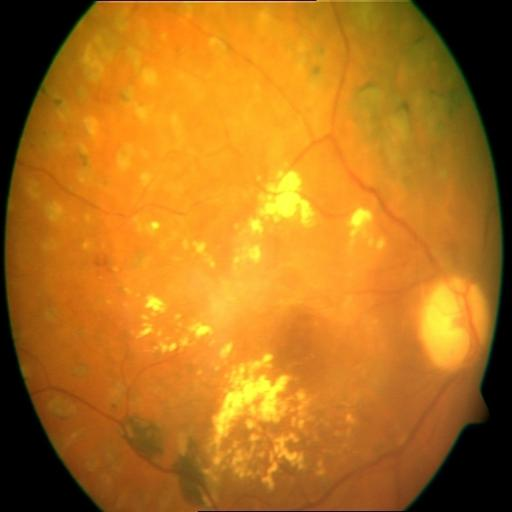
#> input picture data/rfmid/201.jpg, 512 x 512 px
$ python -i gate.py   (imports and definitions only)   (older library calls are emulated)
#> lines starting #> are read from the running program, lines starting #| are printed output that depends on the picture; after the words box and inside, x2 and y2 are one past the last pixel; in counts of white or black regions, pixels touching at a corner belong together
"""
Quality Gate for Fundus Photography.
Evaluates image gradability prior to downstream deep learning / quantum analysis.

Safety Invariant:
An ungradable image must NEVER produce a reassuring "No DR" result.
Rejected images must immediately return 'Ungradable -> Recapture'.
"""

from dataclasses import dataclass, field
from typing import Dict, Any, Union, Optional
import numpy as np
import cv2
from PIL import Image


@dataclass
class QualityResult:
    is_gradable: bool
    rejection_code: Optional[str] = None
    reason: str = "Image passed all quality gate criteria."
    recommendation: str = "PROCEED_TO_GRADING"
    metrics: Dict[str, float] = field(default_factory=dict)

    def to_dict(self) -> Dict[str, Any]:
        return {
            "is_gradable": self.is_gradable,
            "rejection_code": self.rejection_code,
            "reason": self.reason,
            "recommendation": self.recommendation,
            "metrics": self.metrics,
        }


class QualityGate:
    """
    Quality gate that rejects blurred, underexposed, overexposed,
    artefact-ridden, or insufficient-retina fundus photographs.
    """

    def __init__(
        self,
        min_laplacian_var: float = 80.0,
        min_mean_brightness: float = 25.0,
        max_mean_brightness: float = 220.0,
        min_contrast_std: float = 15.0,
        min_retina_area_ratio: float = 0.55,
        max_saturated_fraction: float = 0.15,
    ):
        self.min_laplacian_var = float(min_laplacian_var)
        self.min_mean_brightness = float(min_mean_brightness)
        self.max_mean_brightness = float(max_mean_brightness)
        self.min_contrast_std = float(min_contrast_std)
        self.min_retina_area_ratio = float(min_retina_area_ratio)
        self.max_saturated_fraction = float(max_saturated_fraction)

    def _to_numpy_rgb(self, image: Union[str, np.ndarray, Image.Image]) -> np.ndarray:
        if isinstance(image, str):
            img = cv2.imread(image)
            if img is None:
                raise FileNotFoundError(f"Could not load image from path: {image}")
            return cv2.cvtColor(img, cv2.COLOR_BGR2RGB)
        elif isinstance(image, Image.Image):
            return np.array(image.convert("RGB"))
        elif isinstance(image, np.ndarray):
            if image.ndim == 2:
                return cv2.cvtColor(image, cv2.COLOR_GRAY2RGB)
            elif image.ndim == 3 and image.shape[2] == 3:
                return image
            elif image.ndim == 3 and image.shape[2] == 4:
                return cv2.cvtColor(image, cv2.COLOR_RGBA2RGB)
            else:
                raise ValueError(f"Unsupported image array shape: {image.shape}")
        else:
            raise TypeError(f"Unsupported image type: {type(image)}")

    def assess(self, image_input: Union[str, np.ndarray, Image.Image]) -> QualityResult:
        """
        Runs quality heuristics:
        1. Mean brightness & standard deviation (exposure / contrast).
        2. Saturation fraction (flash flare / white blown out pixels).
        3. Laplacian variance (motion blur / defocus).
        4. Retinal area ratio (percentage of image containing valid fundus tissue).
        """
        img_rgb = self._to_numpy_rgb(image_input)
        h, w, _ = img_rgb.shape
#> h = 512; w = 512

        if h < 64 or w < 64:
            return QualityResult(
                is_gradable=False,
                rejection_code="UNGRA_DIMENSIONS_TOO_SMALL",
                reason=f"Image resolution {w}x{h} is below minimum diagnostic threshold (64x64).",
                recommendation="RECAPTURE",
                metrics={"height": float(h), "width": float(w)},
            )

        # Convert to grayscale
        gray = cv2.cvtColor(img_rgb, cv2.COLOR_RGB2GRAY)
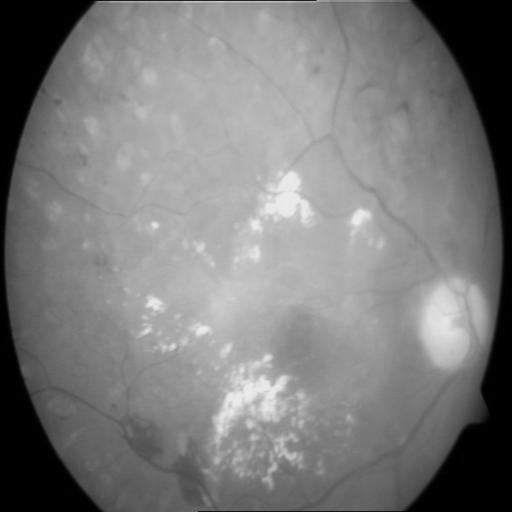
#> gray: shape (512, 512); min 0, max 235, mean 123.4

        # 1. Segment retinal tissue from black camera margins (> 15)
        retina_mask = gray > 15
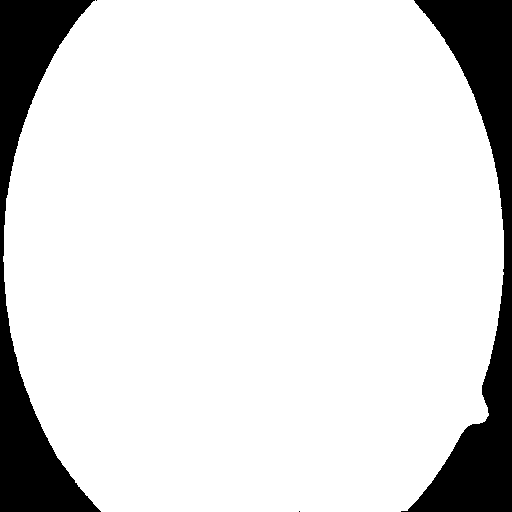
#> retina_mask: shape (512, 512) bool; 86.7% white; 4 black regions (2 under 20 px), largest, box (x1, y1, x2, y2) and area: (401, 0, 512, 512) 18375, (0, 0, 101, 512) 16408
        retina_area = float(np.sum(retina_mask))
#> retina_area = 227359
        total_area = float(h * w)
#> total_area = 262144
        retina_ratio = retina_area / total_area
#> retina_ratio = 0.867

        # If zero retinal tissue is detected, image is completely dark / blank
        if retina_area == 0:
            return QualityResult(
                is_gradable=False,
                rejection_code="UNGRA_TOO_DARK",
                reason="No retinal illumination detected. Image is completely underexposed or black.",
                recommendation="RECAPTURE",
                metrics={"mean_brightness": 0.0, "retina_area_ratio": 0.0},
            )

        # 2. Exposure & brightness evaluation on retinal tissue
        valid_pixels = gray[retina_mask]
        mean_retina = float(np.mean(valid_pixels))
#> mean_retina = 142.2
        std_retina = float(np.std(valid_pixels))
#> std_retina = 36.43

        if mean_retina < self.min_mean_brightness:
            return QualityResult(
                is_gradable=False,
                rejection_code="UNGRA_TOO_DARK",
                reason=f"Fundus photograph is severely underexposed (retinal brightness {mean_retina:.1f} < {self.min_mean_brightness:.1f}). Retinal structures are unobservable.",
                recommendation="RECAPTURE",
                metrics={"mean_brightness": mean_retina, "std_contrast": std_retina, "retina_area_ratio": retina_ratio},
            )

        if mean_retina > self.max_mean_brightness:
            return QualityResult(
                is_gradable=False,
                rejection_code="UNGRA_TOO_BRIGHT",
                reason=f"Fundus photograph is severely overexposed (retinal brightness {mean_retina:.1f} > {self.max_mean_brightness:.1f}). Sensor wash-out detected.",
                recommendation="RECAPTURE",
                metrics={"mean_brightness": mean_retina, "std_contrast": std_retina, "retina_area_ratio": retina_ratio},
            )

        # 3. Retinal area ratio check (field-of-view completeness)
        if retina_ratio < self.min_retina_area_ratio:
            return QualityResult(
                is_gradable=False,
                rejection_code="UNGRA_TOO_LITTLE_RETINA",
                reason=f"Insufficient retinal field visible ({retina_ratio*100:.1f}% < {self.min_retina_area_ratio*100:.1f}%). Retinal disc is clipped or obscured.",
                recommendation="RECAPTURE",
                metrics={"retina_area_ratio": retina_ratio, "mean_brightness": mean_retina},
            )

        # 4. Contrast dynamic range on retinal tissue
        if std_retina < self.min_contrast_std:
            return QualityResult(
                is_gradable=False,
                rejection_code="UNGRA_LOW_CONTRAST",
                reason=f"Image lacks sufficient diagnostic contrast (std dev {std_retina:.1f} < {self.min_contrast_std:.1f}).",
                recommendation="RECAPTURE",
                metrics={"mean_brightness": mean_retina, "std_contrast": std_retina, "retina_area_ratio": retina_ratio},
            )

        # 5. Glare and saturation check (saturated white pixels >= 250)
        saturated_pixels = np.sum(gray >= 250)
#> saturated_pixels = 0
        saturated_fraction = float(saturated_pixels / (h * w))
#> saturated_fraction = 0
        if saturated_fraction > self.max_saturated_fraction:
            return QualityResult(
                is_gradable=False,
                rejection_code="UNGRA_FLASH_ARTEFACT",
                reason=f"Severe flash glare or optical artefact detected ({saturated_fraction*100:.1f}% saturated pixels > {self.max_saturated_fraction*100:.1f}%).",
                recommendation="RECAPTURE",
                metrics={"saturated_fraction": saturated_fraction, "retina_area_ratio": retina_ratio},
            )

        # 4. Blur estimation via Laplacian variance on valid retinal region
        # Mask out outer black border so border edges don't falsely inflate sharpness
        laplacian = cv2.Laplacian(gray, cv2.CV_64F)
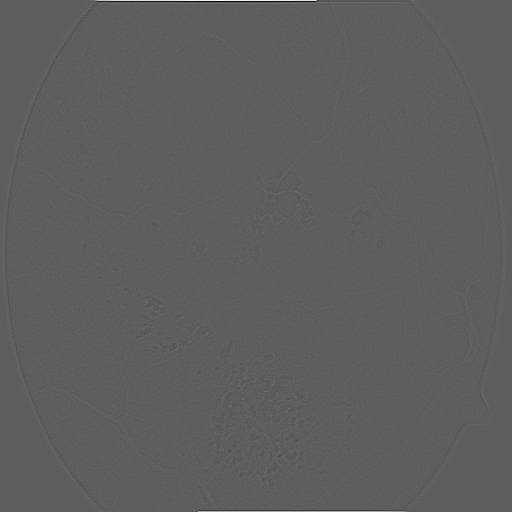
#> laplacian: shape (512, 512) float64; min -200, max 341, mean 0.2; drawn with min black and max white
        valid_laplacian = laplacian[retina_mask]
        laplacian_var = float(np.var(valid_laplacian)) if len(valid_laplacian) > 0 else float(np.var(laplacian))
#> laplacian_var = 146.2

        if laplacian_var < self.min_laplacian_var:
            return QualityResult(
                is_gradable=False,
                rejection_code="UNGRA_BLURRED",
                reason=f"Image failed sharpness check (Laplacian variance {laplacian_var:.1f} < {self.min_laplacian_var:.1f}). Defocus or motion blur obscures microaneurysms.",
                recommendation="RECAPTURE",
                metrics={
                    "laplacian_var": laplacian_var,
                    "mean_brightness": mean_retina,
                    "std_contrast": std_retina,
                    "retina_area_ratio": retina_ratio,
                    "saturated_fraction": saturated_fraction,
                },
            )

        # Passed all checks
        return QualityResult(
            is_gradable=True,
            rejection_code=None,
            reason="Image passed quality gate (gradable).",
            recommendation="PROCEED_TO_GRADING",
            metrics={
                "laplacian_var": round(laplacian_var, 2),
                "mean_brightness": round(mean_retina, 2),
                "std_contrast": round(std_retina, 2),
                "retina_area_ratio": round(retina_ratio, 4),
                "saturated_fraction": round(saturated_fraction, 4),
            },
        )

>>> import cv2
>>> picture = cv2.cvtColor(cv2.imread('../../data/rfmid/201.jpg'), cv2.COLOR_BGR2RGB)
>>> result = QualityGate().assess(picture)

$ run again, on data/rfmid/220.jpg
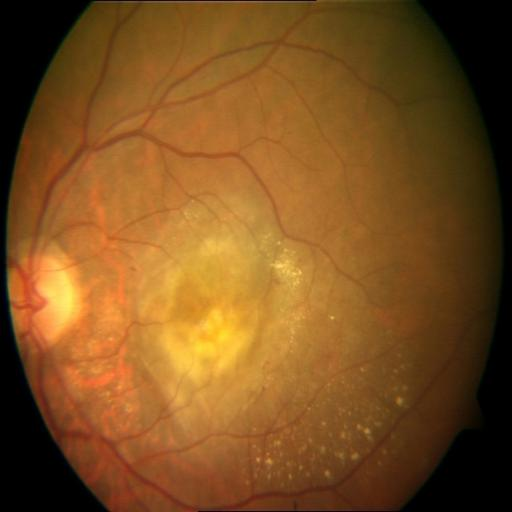
#> input picture data/rfmid/220.jpg, 512 x 512 px
#> in assess, `gray = cv2.cvtColor(img_rgb, cv2.COLOR_RGB2GRAY)`:
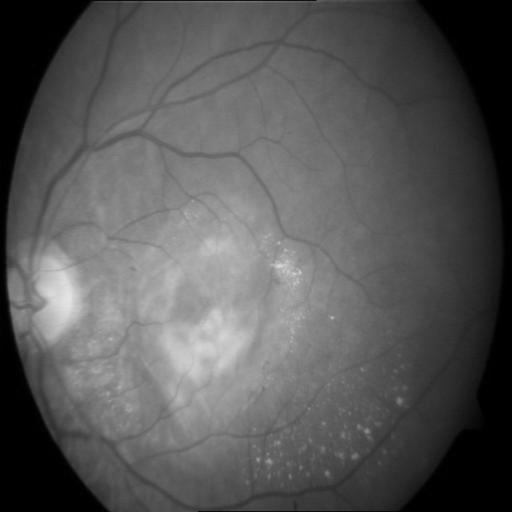
#> gray: shape (512, 512); min 0, max 229, mean 87.6
#> in assess, `retina_mask = gray > 15`:
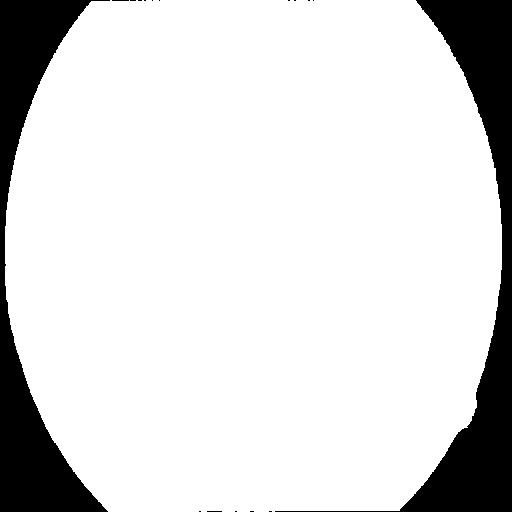
#> retina_mask: shape (512, 512) bool; 85.8% white; 17 black regions (15 under 20 px), largest, box (x1, y1, x2, y2) and area: (275, 0, 512, 512) 19913, (0, 0, 110, 512) 17372
#> retina_area = 224795
#> retina_ratio = 0.858
#> mean_retina = 102
#> std_retina = 40.03
#> saturated_pixels = 0
#> laplacian_var = 44.69

$ run again, on data/rfmid/233.jpg
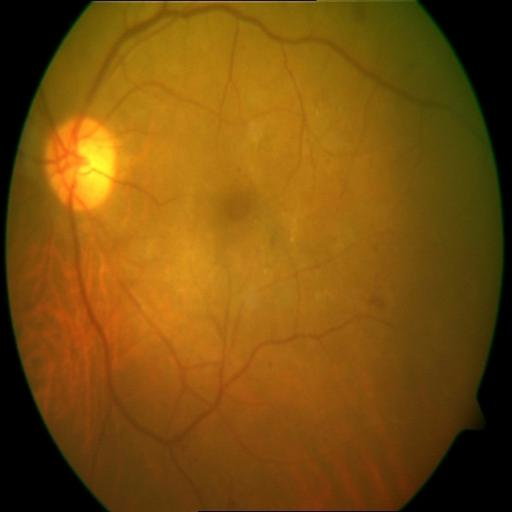
#> input picture data/rfmid/233.jpg, 512 x 512 px
#> in assess, `gray = cv2.cvtColor(img_rgb, cv2.COLOR_RGB2GRAY)`:
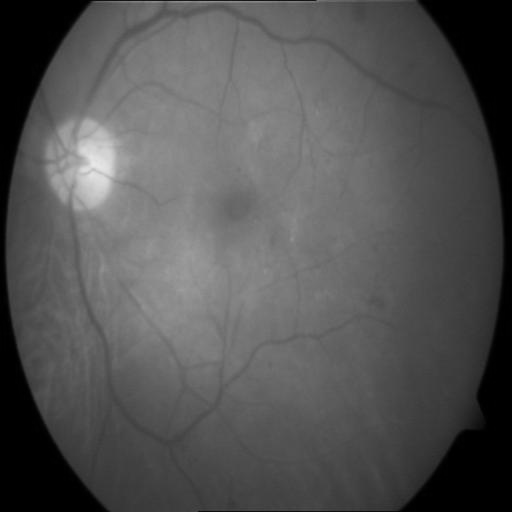
#> gray: shape (512, 512); min 0, max 232, mean 83.9
#> in assess, `retina_mask = gray > 15`:
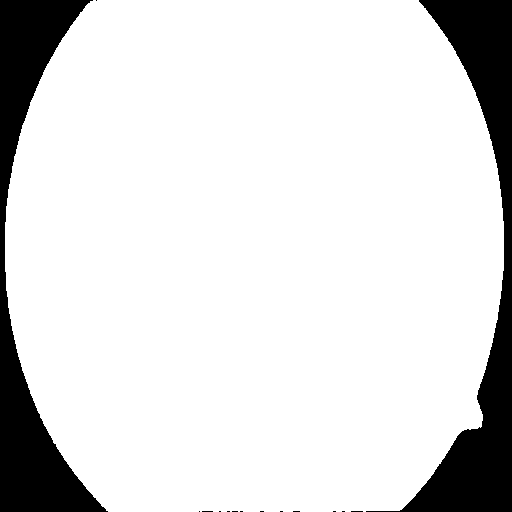
#> retina_mask: shape (512, 512) bool; 86.4% white; 15 black regions (13 under 20 px), largest, box (x1, y1, x2, y2) and area: (366, 0, 512, 512) 18439, (0, 0, 108, 512) 17128
#> retina_area = 226518
#> retina_ratio = 0.864
#> mean_retina = 97.02
#> std_retina = 29.52
#> saturated_pixels = 0
#> laplacian_var = 70.73
